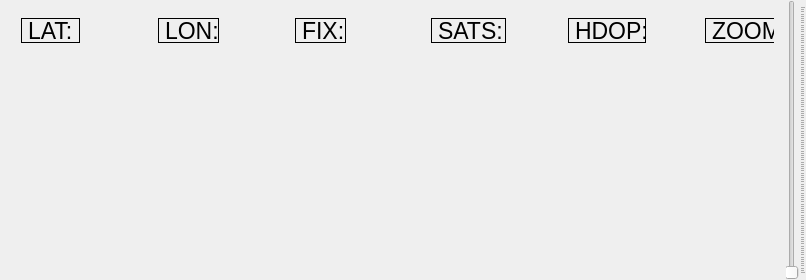
<?xml version="1.0" encoding="UTF-8"?>
<ui version="4.0">
 <class>QGCMapTool</class>
 <widget class="QWidget" name="QGCMapTool">
  <property name="geometry">
   <rect>
    <x>0</x>
    <y>0</y>
    <width>806</width>
    <height>280</height>
   </rect>
  </property>
  <property name="windowTitle">
   <string>Form</string>
  </property>
  <layout class="QGridLayout" name="gridLayout" rowstretch="100,0">
   <property name="leftMargin">
    <number>0</number>
   </property>
   <property name="topMargin">
    <number>0</number>
   </property>
   <property name="rightMargin">
    <number>0</number>
   </property>
   <property name="bottomMargin">
    <number>0</number>
   </property>
   <property name="horizontalSpacing">
    <number>3</number>
   </property>
   <property name="verticalSpacing">
    <number>0</number>
   </property>
   <item row="0" column="2" rowspan="2">
    <widget class="QSlider" name="zoomSlider">
     <property name="maximum">
      <number>600</number>
     </property>
     <property name="pageStep">
      <number>5</number>
     </property>
     <property name="orientation">
      <enum>Qt::Vertical</enum>
     </property>
     <property name="tickPosition">
      <enum>QSlider::TicksBelow</enum>
     </property>
     <property name="tickInterval">
      <number>0</number>
     </property>
    </widget>
   </item>
   <item row="0" column="1">
    <widget class="QStackedWidget" name="stackedWidget">
     <property name="currentIndex">
      <number>0</number>
     </property>
     <widget class="QWidget" name="page">
      <layout class="QHBoxLayout" name="horizontalLayout_2">
       <item>
        <widget class="QGCMapWidget" name="map" native="true">
         <widget class="QLabel" name="latitudeLabel">
          <property name="geometry">
           <rect>
            <x>9</x>
            <y>9</y>
            <width>59</width>
            <height>25</height>
           </rect>
          </property>
          <property name="font">
           <font>
            <pointsize>17</pointsize>
           </font>
          </property>
          <property name="frameShape">
           <enum>QFrame::Box</enum>
          </property>
          <property name="text">
           <string>LAT:</string>
          </property>
         </widget>
         <widget class="QLabel" name="longitudeLabel">
          <property name="geometry">
           <rect>
            <x>146</x>
            <y>9</y>
            <width>61</width>
            <height>25</height>
           </rect>
          </property>
          <property name="font">
           <font>
            <pointsize>17</pointsize>
           </font>
          </property>
          <property name="frameShape">
           <enum>QFrame::Box</enum>
          </property>
          <property name="text">
           <string>LON:</string>
          </property>
         </widget>
         <widget class="QLabel" name="fixLabel">
          <property name="geometry">
           <rect>
            <x>283</x>
            <y>9</y>
            <width>51</width>
            <height>25</height>
           </rect>
          </property>
          <property name="font">
           <font>
            <pointsize>17</pointsize>
           </font>
          </property>
          <property name="frameShape">
           <enum>QFrame::Box</enum>
          </property>
          <property name="text">
           <string>FIX:</string>
          </property>
         </widget>
         <widget class="QLabel" name="satsLabel">
          <property name="geometry">
           <rect>
            <x>419</x>
            <y>9</y>
            <width>75</width>
            <height>25</height>
           </rect>
          </property>
          <property name="font">
           <font>
            <pointsize>17</pointsize>
           </font>
          </property>
          <property name="frameShape">
           <enum>QFrame::Box</enum>
          </property>
          <property name="text">
           <string>SATS:</string>
          </property>
         </widget>
         <widget class="QLabel" name="hdopLabel">
          <property name="geometry">
           <rect>
            <x>556</x>
            <y>9</y>
            <width>78</width>
            <height>25</height>
           </rect>
          </property>
          <property name="font">
           <font>
            <pointsize>17</pointsize>
           </font>
          </property>
          <property name="frameShape">
           <enum>QFrame::Box</enum>
          </property>
          <property name="text">
           <string>HDOP:</string>
          </property>
         </widget>
         <widget class="QLabel" name="zoomLabel">
          <property name="geometry">
           <rect>
            <x>693</x>
            <y>9</y>
            <width>80</width>
            <height>25</height>
           </rect>
          </property>
          <property name="font">
           <font>
            <pointsize>17</pointsize>
           </font>
          </property>
          <property name="frameShape">
           <enum>QFrame::Box</enum>
          </property>
          <property name="text">
           <string>ZOOM:</string>
          </property>
         </widget>
        </widget>
       </item>
      </layout>
     </widget>
     <widget class="QWidget" name="page2"/>
    </widget>
   </item>
   <item row="1" column="0" colspan="2">
    <widget class="QGCMapToolBar" name="toolBar" native="true"/>
   </item>
  </layout>
 </widget>
 <customwidgets>
  <customwidget>
   <class>QGCMapToolBar</class>
   <extends>QWidget</extends>
   <header>QGCMapToolBar.h</header>
   <container>1</container>
  </customwidget>
  <customwidget>
   <class>QGCMapWidget</class>
   <extends>QWidget</extends>
   <header>QGCMapWidget.h</header>
   <container>1</container>
  </customwidget>
 </customwidgets>
 <resources/>
 <connections/>
</ui>
